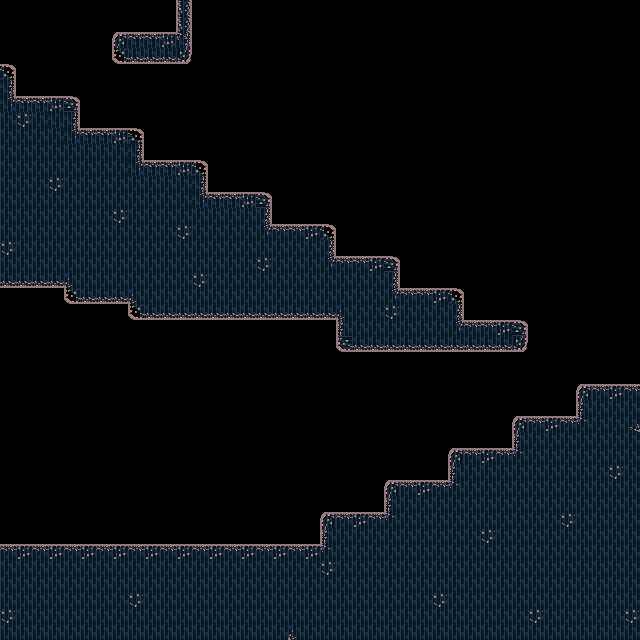

A 2D game scene composited from a Tiled map and its tileset images. What follows is a short description and the map's XML, with each tile layer's data collapsed to a summary:
An orthogonal 40x40 tile map with 16x16 px tiles, 3 tile layers (wall, details, ground) and 20 objects.

<map version="1.9" tiledversion="1.9.2" orientation="orthogonal" renderorder="right-down" width="40" height="40" tilewidth="16" tileheight="16" infinite="0" nextlayerid="6" nextobjectid="30">
 <editorsettings>
  <export target="../0.lua" format="lua" />
 </editorsettings>
 <tileset firstgid="1" name="tileset gmtk-ts2" tilewidth="16" tileheight="16" tilecount="40" columns="8">
  <image source="../../../assets/caveassets/tileset gmtk-ts2.png" width="128" height="80" />
 </tileset>
 <layer id="2" name="wall" width="40" height="40">
  <data>[1600 cells, 624 non-empty, 6 distinct tile ids]</data>
 </layer>
 <objectgroup color="#aa00ff" id="5" name="entity" />
 <layer id="4" name="details" width="40" height="40">
  <data>[1600 cells, 14 non-empty, 4 distinct tile ids]</data>
 </layer>
 <layer id="1" name="ground" width="40" height="40">
  <data>[1600 cells, 154 non-empty, 14 distinct tile ids]</data>
 </layer>
 <objectgroup color="#ff0000" id="3" name="solid">
  <object id="3" x="0" y="544" width="639.333" height="96">
   <properties>
    <property name="collidable" type="bool" value="true" />
   </properties>
  </object>
  <object id="10" x="321" y="512.576" width="318.75" height="31.0909">
   <properties>
    <property name="collidable" type="bool" value="true" />
   </properties>
  </object>
  <object id="11" x="384.875" y="481.205" width="254.25" height="31.0909">
   <properties>
    <property name="collidable" type="bool" value="true" />
   </properties>
  </object>
  <object id="12" x="513.375" y="417.205" width="126.25" height="31.0909">
   <properties>
    <property name="collidable" type="bool" value="true" />
   </properties>
  </object>
  <object id="13" x="449.375" y="449.455" width="190.25" height="31.0909">
   <properties>
    <property name="collidable" type="bool" value="true" />
   </properties>
  </object>
  <object id="14" x="577.125" y="385.205" width="62.5" height="31.0909">
   <properties>
    <property name="collidable" type="bool" value="true" />
   </properties>
  </object>
  <object id="15" x="337.75" y="290.455" width="124.75" height="31.0909">
   <properties>
    <property name="collidable" type="bool" value="true" />
   </properties>
  </object>
  <object id="16" x="337.75" y="322.08" width="188.5" height="28.3409">
   <properties>
    <property name="collidable" type="bool" value="true" />
   </properties>
  </object>
  <object id="17" x="130.125" y="290.705" width="207" height="26.5909">
   <properties>
    <property name="collidable" type="bool" value="true" />
   </properties>
  </object>
  <object id="18" x="66.25" y="257.955" width="332" height="32.0909">
   <properties>
    <property name="collidable" type="bool" value="true" />
   </properties>
  </object>
  <object id="19" x="0.666667" y="225.83" width="333.333" height="33.8409">
   <properties>
    <property name="collidable" type="bool" value="true" />
   </properties>
  </object>
  <object id="20" x="0.583333" y="194.08" width="269.667" height="31.0909">
   <properties>
    <property name="collidable" type="bool" value="true" />
   </properties>
  </object>
  <object id="21" x="-0.5" y="161.58" width="207" height="33.8409">
   <properties>
    <property name="collidable" type="bool" value="true" />
   </properties>
  </object>
  <object id="22" x="0.25" y="129.83" width="142.5" height="31.3409">
   <properties>
    <property name="collidable" type="bool" value="true" />
   </properties>
  </object>
  <object id="23" x="0.75" y="97.8295" width="77.25" height="33.8409">
   <properties>
    <property name="collidable" type="bool" value="true" />
   </properties>
  </object>
  <object id="24" x="0.25" y="65.8295" width="14.75" height="32.5909">
   <properties>
    <property name="collidable" type="bool" value="true" />
   </properties>
  </object>
  <object id="25" x="176.625" y="-0.04545" width="14.75" height="63.0909">
   <properties>
    <property name="collidable" type="bool" value="true" />
   </properties>
  </object>
  <object id="26" x="112.625" y="32.0795" width="64" height="31.2159">
   <properties>
    <property name="collidable" type="bool" value="true" />
   </properties>
  </object>
  <object id="27" x="-0.0416667" y="260.121" width="65.4167" height="26.0909">
   <properties>
    <property name="collidable" type="bool" value="true" />
   </properties>
  </object>
  <object id="28" x="63.9583" y="290.288" width="65.4167" height="12.4242">
   <properties>
    <property name="collidable" type="bool" value="true" />
   </properties>
  </object>
 </objectgroup>
</map>
